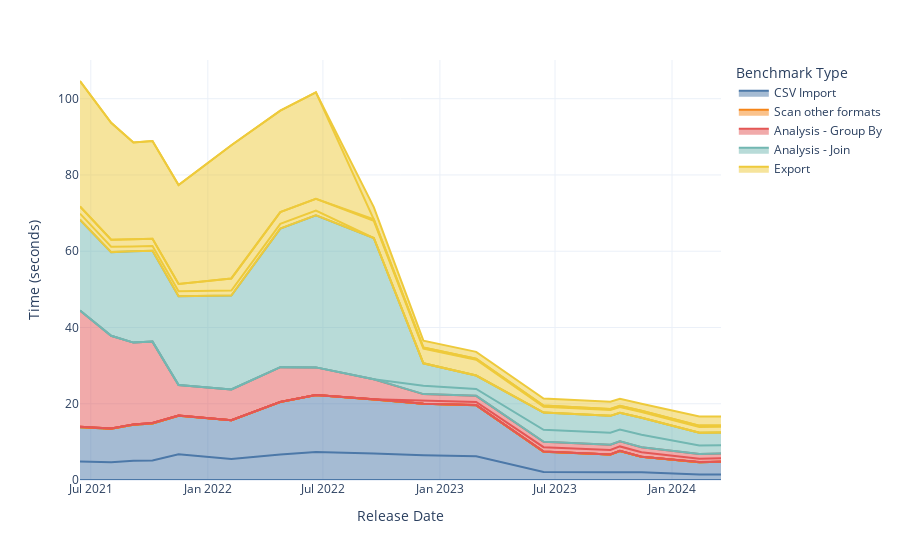
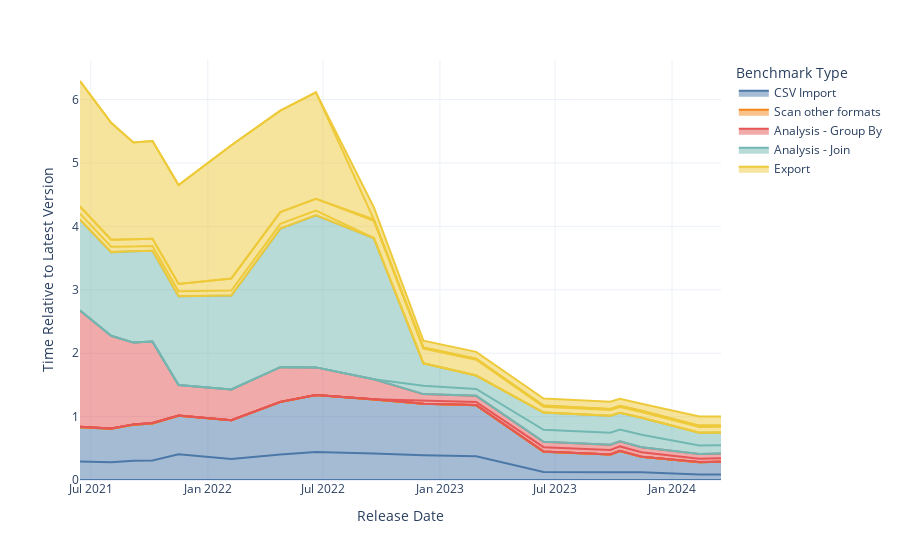

Here is the notebook cell these charts were saved with, in order:
### Code cell
fig = px.area(
    pandas_or_arrow_with_dates,
    x="Release Date",
    y="Time (seconds)",
    color="Benchmark Type",
    line_group="benchmark",
    category_orders={"Benchmark Type":["CSV Import","Scan other formats","Analysis - Group By", 'Analysis - Join', 'Window Functions', "Export"]},
    template='plotly_white',
    color_discrete_sequence=px.colors.qualitative.T10,
    hover_data=["DuckDB Version"]
)
# print(plotly.io.to_json(fig, pretty=True))
# fig.update_layout(xaxis2= {'anchor': 'y', 'overlaying': 'x', 'side': 'top'})
# print(fig.data[1])
# fig.data[1].update(xaxis='x2')
fig.show()

fig = px.area(
    pandas_or_arrow_with_dates,
    x="Release Date",
    y="Time Relative to Latest Version",
    color="Benchmark Type",
    line_group="benchmark",
    category_orders={"Benchmark Type":["CSV Import","Scan other formats","Analysis - Group By", 'Analysis - Join', 'Window Functions', "Export"]},
    template='plotly_white',
    color_discrete_sequence=px.colors.qualitative.T10,
    hover_data=["DuckDB Version"]
)
fig.show()

### Figure 1 — Plotly figure (JSON) as saved in the notebook; plotly's stock layout.template omitted (floating-point values rounded to 4 significant figures)
{"data": [{"customdata": [["0.2.7"], ["0.2.8"], ["0.2.9"], ["0.3.0"], ["0.3.1"], ["0.3.2"], ["0.3.4"], ["0.4.0"], ["0.5.1"], ["0.6.1"], ["0.7.1"], ["0.8.1"], ["0.9.0"], ["0.9.1"], ["0.9.2"], ["0.10.0"], ["0.10.1"]], "fillpattern": {"shape": ""}, "hovertemplate": "Benchmark Type=CSV Import<br>benchmark=000 Placeholder for charting<br>Release Date=%{x}<br>Time (seconds)=%{y}<br>DuckDB Version=%{customdata[0]}<extra></extra>", "legendgroup": "CSV Import", "line": {"color": "#4C78A8"}, "marker": {"symbol": "circle"}, "mode": "lines", "name": "CSV Import", "orientation": "v", "showlegend": true, "stackgroup": "1", "type": "scatter", "x": ["2021-06-14T00:00:00", "2021-08-02T00:00:00", "2021-09-06T00:00:00", "2021-10-06T00:00:00", "2021-11-16T00:00:00", "2022-02-07T00:00:00", "2022-04-25T00:00:00", "2022-06-20T00:00:00", "2022-09-19T00:00:00", "2022-12-06T00:00:00", "2023-02-27T00:00:00", "2023-06-13T00:00:00", "2023-09-26T00:00:00", "2023-10-11T00:00:00", "2023-11-14T00:00:00", "2024-02-13T00:00:00", "2024-03-18T00:00:00"], "xaxis": "x", "y": [0, 0, 0, 0, 0, 0, 0, 0, 0, 0, 0, 0, 0, 0, 0, 0, 0], "yaxis": "y"}, {"customdata": [["0.2.7"], ["0.2.8"], ["0.2.9"], ["0.3.0"], ["0.3.1"], ["0.3.2"], ["0.3.4"], ["0.4.0"], ["0.5.1"], ["0.6.1"], ["0.7.1"], ["0.8.1"], ["0.9.0"], ["0.9.1"], ["0.9.2"], ["0.10.0"], ["0.10.1"]], "fillpattern": {"shape": ""}, "hovertemplate": "Benchmark Type=CSV Import<br>benchmark=002 Create table from csv<br>Release Date=%{x}<br>Time (seconds)=%{y}<br>DuckDB Version=%{customdata[0]}<extra></extra>", "legendgroup": "CSV Import", "line": {"color": "#4C78A8"}, "marker": {"symbol": "circle"}, "mode": "lines", "name": "CSV Import", "orientation": "v", "showlegend": false, "stackgroup": "1", "type": "scatter", "x": ["2021-06-14T00:00:00", "2021-08-02T00:00:00", "2021-09-06T00:00:00", "2021-10-06T00:00:00", "2021-11-16T00:00:00", "2022-02-07T00:00:00", "2022-04-25T00:00:00", "2022-06-20T00:00:00", "2022-09-19T00:00:00", "2022-12-06T00:00:00", "2023-02-27T00:00:00", "2023-06-13T00:00:00", "2023-09-26T00:00:00", "2023-10-11T00:00:00", "2023-11-14T00:00:00", "2024-02-13T00:00:00", "2024-03-18T00:00:00"], "xaxis": "x", "y": [4.846, 4.631, 5.04, 5.143, 6.731, 5.485, 6.671, 7.315, 6.929, 6.485, 6.231, 2.12, 2.039, 2.084, 2.04, 1.413, 1.449], "yaxis": "y"}, {"customdata": [["0.2.7"], ["0.2.8"], ["0.2.9"], ["0.3.0"], ["0.3.1"], ["0.3.2"], ["0.3.4"], ["0.4.0"], ["0.5.1"], ["0.6.1"], ["0.7.1"], ["0.8.1"], ["0.9.0"], ["0.9.1"], ["0.9.2"], ["0.10.0"], ["0.10.1"]], "fillpattern": {"shape": ""}, "hovertemplate": "Benchmark Type=CSV Import<br>benchmark=011 Create tables from csvs joins<br>Release Date=%{x}<br>Time (seconds)=%{y}<br>DuckDB Version=%{customdata[0]}<extra></extra>", "legendgroup": "CSV Import", "line": {"color": "#4C78A8"}, "marker": {"symbol": "circle"}, "mode": "lines", "name": "CSV Import", "orientation": "v", "showlegend": false, "stackgroup": "1", "type": "scatter", "x": ["2021-06-14T00:00:00", "2021-08-02T00:00:00", "2021-09-06T00:00:00", "2021-10-06T00:00:00", "2021-11-16T00:00:00", "2022-02-07T00:00:00", "2022-04-25T00:00:00", "2022-06-20T00:00:00", "2022-09-19T00:00:00", "2022-12-06T00:00:00", "2023-02-27T00:00:00", "2023-06-13T00:00:00", "2023-09-26T00:00:00", "2023-10-11T00:00:00", "2023-11-14T00:00:00", "2024-02-13T00:00:00", "2024-03-18T00:00:00"], "xaxis": "x", "y": [9.0, 8.789, 9.445, 9.685, 10.14, 10.17, 13.8, 14.95, 14.21, 13.49, 13.4, 5.317, 4.645, 5.533, 4.029, 3.262, 3.328], "yaxis": "y"}, {"customdata": [["0.2.7"], ["0.2.8"], ["0.2.9"], ["0.3.0"], ["0.3.1"], ["0.3.2"], ["0.3.4"], ["0.4.0"], ["0.5.1"], ["0.6.1"], ["0.7.1"], ["0.8.1"], ["0.9.0"], ["0.9.1"], ["0.9.2"], ["0.10.0"], ["0.10.1"]], "fillpattern": {"shape": ""}, "hovertemplate": "Benchmark Type=Scan other formats<br>benchmark=000 Placeholder for charting<br>Release Date=%{x}<br>Time (seconds)=%{y}<br>DuckDB Version=%{customdata[0]}<extra></extra>", "legendgroup": "Scan other formats", "line": {"color": "#F58518"}, "marker": {"symbol": "circle"}, "mode": "lines", "name": "Scan other formats", "orientation": "v", "showlegend": true, "stackgroup": "1", "type": "scatter", "x": ["2021-06-14T00:00:00", "2021-08-02T00:00:00", "2021-09-06T00:00:00", "2021-10-06T00:00:00", "2021-11-16T00:00:00", "2022-02-07T00:00:00", "2022-04-25T00:00:00", "2022-06-20T00:00:00", "2022-09-19T00:00:00", "2022-12-06T00:00:00", "2023-02-27T00:00:00", "2023-06-13T00:00:00", "2023-09-26T00:00:00", "2023-10-11T00:00:00", "2023-11-14T00:00:00", "2024-02-13T00:00:00", "2024-03-18T00:00:00"], "xaxis": "x", "y": [0, 0, 0, 0, 0, 0, 0, 0, 0, 0, 0, 0, 0, 0, 0, 0, 0], "yaxis": "y"}, {"customdata": [["0.2.7"], ["0.2.8"], ["0.2.9"], ["0.3.0"], ["0.3.1"], ["0.3.2"], ["0.3.4"], ["0.4.0"]], "fillpattern": {"shape": ""}, "hovertemplate": "Benchmark Type=Scan other formats<br>benchmark=006 Scan and aggregate over Pandas df<br>Release Date=%{x}<br>Time (seconds)=%{y}<br>DuckDB Version=%{customdata[0]}<extra></extra>", "legendgroup": "Scan other formats", "line": {"color": "#F58518"}, "marker": {"symbol": "circle"}, "mode": "lines", "name": "Scan other formats", "orientation": "v", "showlegend": false, "stackgroup": "1", "type": "scatter", "x": ["2021-06-14T00:00:00", "2021-08-02T00:00:00", "2021-09-06T00:00:00", "2021-10-06T00:00:00", "2021-11-16T00:00:00", "2022-02-07T00:00:00", "2022-04-25T00:00:00", "2022-06-20T00:00:00"], "xaxis": "x", "y": [0.01223, 0.011, 0.01105, 0.01111, 0.004504, 0.004124, 0.003638, 0.003761], "yaxis": "y"}, {"customdata": [["0.2.7"], ["0.2.8"], ["0.2.9"], ["0.3.0"], ["0.3.1"], ["0.3.2"], ["0.3.4"], ["0.4.0"], ["0.5.1"], ["0.6.1"], ["0.7.1"], ["0.8.1"], ["0.9.0"], ["0.9.1"], ["0.9.2"], ["0.10.0"], ["0.10.1"]], "fillpattern": {"shape": ""}, "hovertemplate": "Benchmark Type=Scan other formats<br>benchmark=008 Scan and aggregate over Parquet file<br>Release Date=%{x}<br>Time (seconds)=%{y}<br>DuckDB Version=%{customdata[0]}<extra></extra>", "legendgroup": "Scan other formats", "line": {"color": "#F58518"}, "marker": {"symbol": "circle"}, "mode": "lines", "name": "Scan other formats", "orientation": "v", "showlegend": false, "stackgroup": "1", "type": "scatter", "x": ["2021-06-14T00:00:00", "2021-08-02T00:00:00", "2021-09-06T00:00:00", "2021-10-06T00:00:00", "2021-11-16T00:00:00", "2022-02-07T00:00:00", "2022-04-25T00:00:00", "2022-06-20T00:00:00", "2022-09-19T00:00:00", "2022-12-06T00:00:00", "2023-02-27T00:00:00", "2023-06-13T00:00:00", "2023-09-26T00:00:00", "2023-10-11T00:00:00", "2023-11-14T00:00:00", "2024-02-13T00:00:00", "2024-03-18T00:00:00"], "xaxis": "x", "y": [0.1027, 0.1004, 0.09167, 0.09103, 0.014, 0.01171, 0.01148, 0.01076, 0.01182, 0.01122, 0.01148, 0.01112, 0.01053, 0.01074, 0.01078, 0.0108, 0.01092], "yaxis": "y"}, {"customdata": [["0.5.1"], ["0.6.1"], ["0.7.1"], ["0.8.1"], ["0.9.0"], ["0.9.1"], ["0.9.2"], ["0.10.0"], ["0.10.1"]], "fillpattern": {"shape": ""}, "hovertemplate": "Benchmark Type=Scan other formats<br>benchmark=010 Scan and aggregate over Arrow df<br>Release Date=%{x}<br>Time (seconds)=%{y}<br>DuckDB Version=%{customdata[0]}<extra></extra>", "legendgroup": "Scan other formats", "line": {"color": "#F58518"}, "marker": {"symbol": "circle"}, "mode": "lines", "name": "Scan other formats", "orientation": "v", "showlegend": false, "stackgroup": "1", "type": "scatter", "x": ["2022-09-19T00:00:00", "2022-12-06T00:00:00", "2023-02-27T00:00:00", "2023-06-13T00:00:00", "2023-09-26T00:00:00", "2023-10-11T00:00:00", "2023-11-14T00:00:00", "2024-02-13T00:00:00", "2024-03-18T00:00:00"], "xaxis": "x", "y": [0.003838, 0.004443, 0.004571, 0.004569, 0.003784, 0.003807, 0.003609, 0.005559, 0.003691], "yaxis": "y"}, {"customdata": [["0.2.7"], ["0.2.8"], ["0.2.9"], ["0.3.0"], ["0.3.1"], ["0.3.2"], ["0.3.4"], ["0.4.0"], ["0.5.1"], ["0.6.1"], ["0.7.1"], ["0.8.1"], ["0.9.0"], ["0.9.1"], ["0.9.2"], ["0.10.0"], ["0.10.1"]], "fillpattern": {"shape": ""}, "hovertemplate": "Benchmark Type=Analysis - Group By<br>benchmark=000 Placeholder for charting<br>Release Date=%{x}<br>Time (seconds)=%{y}<br>DuckDB Version=%{customdata[0]}<extra></extra>", "legendgroup": "Analysis - Group By", "line": {"color": "#E45756"}, "marker": {"symbol": "circle"}, "mode": "lines", "name": "Analysis - Group By", "orientation": "v", "showlegend": true, "stackgroup": "1", "type": "scatter", "x": ["2021-06-14T00:00:00", "2021-08-02T00:00:00", "2021-09-06T00:00:00", "2021-10-06T00:00:00", "2021-11-16T00:00:00", "2022-02-07T00:00:00", "2022-04-25T00:00:00", "2022-06-20T00:00:00", "2022-09-19T00:00:00", "2022-12-06T00:00:00", "2023-02-27T00:00:00", "2023-06-13T00:00:00", "2023-09-26T00:00:00", "2023-10-11T00:00:00", "2023-11-14T00:00:00", "2024-02-13T00:00:00", "2024-03-18T00:00:00"], "xaxis": "x", "y": [0, 0, 0, 0, 0, 0, 0, 0, 0, 0, 0, 0, 0, 0, 0, 0, 0], "yaxis": "y"}, {"customdata": [["0.6.1"], ["0.7.1"], ["0.8.1"], ["0.9.0"], ["0.9.1"], ["0.9.2"], ["0.10.0"], ["0.10.1"]], "fillpattern": {"shape": ""}, "hovertemplate": "Benchmark Type=Analysis - Group By<br>benchmark=003 Convert to Enums<br>Release Date=%{x}<br>Time (seconds)=%{y}<br>DuckDB Version=%{customdata[0]}<extra></extra>", "legendgroup": "Analysis - Group By", "line": {"color": "#E45756"}, "marker": {"symbol": "circle"}, "mode": "lines", "name": "Analysis - Group By", "orientation": "v", "showlegend": false, "stackgroup": "1", "type": "scatter", "x": ["2022-12-06T00:00:00", "2023-02-27T00:00:00", "2023-06-13T00:00:00", "2023-09-26T00:00:00", "2023-10-11T00:00:00", "2023-11-14T00:00:00", "2024-02-13T00:00:00", "2024-03-18T00:00:00"], "xaxis": "x", "y": [0.857, 0.8083, 1.161, 1.187, 1.177, 1.19, 0.9076, 0.9023], "yaxis": "y"}, {"customdata": [["0.2.7"], ["0.2.8"], ["0.2.9"], ["0.3.0"], ["0.3.1"], ["0.3.2"], ["0.3.4"], ["0.4.0"], ["0.5.1"], ["0.6.1"], ["0.7.1"], ["0.8.1"], ["0.9.0"], ["0.9.1"], ["0.9.2"], ["0.10.0"], ["0.10.1"]], "fillpattern": {"shape": ""}, "hovertemplate": "Benchmark Type=Analysis - Group By<br>benchmark=004 Group by queries<br>Release Date=%{x}<br>Time (seconds)=%{y}<br>DuckDB Version=%{customdata[0]}<extra></extra>", "legendgroup": "Analysis - Group By", "line": {"color": "#E45756"}, "marker": {"symbol": "circle"}, "mode": "lines", "name": "Analysis - Group By", "orientation": "v", "showlegend": false, "stackgroup": "1", "type": "scatter", "x": ["2021-06-14T00:00:00", "2021-08-02T00:00:00", "2021-09-06T00:00:00", "2021-10-06T00:00:00", "2021-11-16T00:00:00", "2022-02-07T00:00:00", "2022-04-25T00:00:00", "2022-06-20T00:00:00", "2022-09-19T00:00:00", "2022-12-06T00:00:00", "2023-02-27T00:00:00", "2023-06-13T00:00:00", "2023-09-26T00:00:00", "2023-10-11T00:00:00", "2023-11-14T00:00:00", "2024-02-13T00:00:00", "2024-03-18T00:00:00"], "xaxis": "x", "y": [30.48, 24.3, 21.44, 21.36, 8.027, 8.092, 9.098, 7.25, 5.286, 1.685, 1.622, 1.388, 1.365, 1.344, 1.337, 1.243, 1.239], "yaxis": "y"}, {"customdata": [["0.2.7"], ["0.2.8"], ["0.2.9"], ["0.3.0"], ["0.3.1"], ["0.3.2"], ["0.3.4"], ["0.4.0"], ["0.5.1"], ["0.6.1"], ["0.7.1"], ["0.8.1"], ["0.9.0"], ["0.9.1"], ["0.9.2"], ["0.10.0"], ["0.10.1"]], "fillpattern": {"shape": ""}, "hovertemplate": "Benchmark Type=Analysis - Join<br>benchmark=000 Placeholder for charting<br>Release Date=%{x}<br>Time (seconds)=%{y}<br>DuckDB Version=%{customdata[0]}<extra></extra>", "legendgroup": "Analysis - Join", "line": {"color": "#72B7B2"}, "marker": {"symbol": "circle"}, "mode": "lines", "name": "Analysis - Join", "orientation": "v", "showlegend": true, "stackgroup": "1", "type": "scatter", "x": ["2021-06-14T00:00:00", "2021-08-02T00:00:00", "2021-09-06T00:00:00", "2021-10-06T00:00:00", "2021-11-16T00:00:00", "2022-02-07T00:00:00", "2022-04-25T00:00:00", "2022-06-20T00:00:00", "2022-09-19T00:00:00", "2022-12-06T00:00:00", "2023-02-27T00:00:00", "2023-06-13T00:00:00", "2023-09-26T00:00:00", "2023-10-11T00:00:00", "2023-11-14T00:00:00", "2024-02-13T00:00:00", "2024-03-18T00:00:00"], "xaxis": "x", "y": [0, 0, 0, 0, 0, 0, 0, 0, 0, 0, 0, 0, 0, 0, 0, 0, 0], "yaxis": "y"}, {"customdata": [["0.6.1"], ["0.7.1"], ["0.8.1"], ["0.9.0"], ["0.9.1"], ["0.9.2"], ["0.10.0"], ["0.10.1"]], "fillpattern": {"shape": ""}, "hovertemplate": "Benchmark Type=Analysis - Join<br>benchmark=012 Convert to Enums for joins<br>Release Date=%{x}<br>Time (seconds)=%{y}<br>DuckDB Version=%{customdata[0]}<extra></extra>", "legendgroup": "Analysis - Join", "line": {"color": "#72B7B2"}, "marker": {"symbol": "circle"}, "mode": "lines", "name": "Analysis - Join", "orientation": "v", "showlegend": false, "stackgroup": "1", "type": "scatter", "x": ["2022-12-06T00:00:00", "2023-02-27T00:00:00", "2023-06-13T00:00:00", "2023-09-26T00:00:00", "2023-10-11T00:00:00", "2023-11-14T00:00:00", "2024-02-13T00:00:00", "2024-03-18T00:00:00"], "xaxis": "x", "y": [2.168, 1.805, 3.143, 3.157, 3.066, 3.261, 2.209, 2.194], "yaxis": "y"}, {"customdata": [["0.2.7"], ["0.2.8"], ["0.2.9"], ["0.3.0"], ["0.3.1"], ["0.3.2"], ["0.3.4"], ["0.4.0"], ["0.5.1"], ["0.6.1"], ["0.7.1"], ["0.8.1"], ["0.9.0"], ["0.9.1"], ["0.9.2"], ["0.10.0"], ["0.10.1"]], "fillpattern": {"shape": ""}, "hovertemplate": "Benchmark Type=Analysis - Join<br>benchmark=013 Join queries<br>Release Date=%{x}<br>Time (seconds)=%{y}<br>DuckDB Version=%{customdata[0]}<extra></extra>", "legendgroup": "Analysis - Join", "line": {"color": "#72B7B2"}, "marker": {"symbol": "circle"}, "mode": "lines", "name": "Analysis - Join", "orientation": "v", "showlegend": false, "stackgroup": "1", "type": "scatter", "x": ["2021-06-14T00:00:00", "2021-08-02T00:00:00", "2021-09-06T00:00:00", "2021-10-06T00:00:00", "2021-11-16T00:00:00", "2022-02-07T00:00:00", "2022-04-25T00:00:00", "2022-06-20T00:00:00", "2022-09-19T00:00:00", "2022-12-06T00:00:00", "2023-02-27T00:00:00", "2023-06-13T00:00:00", "2023-09-26T00:00:00", "2023-10-11T00:00:00", "2023-11-14T00:00:00", "2024-02-13T00:00:00", "2024-03-18T00:00:00"], "xaxis": "x", "y": [23.82, 21.94, 23.94, 23.81, 23.27, 24.61, 36.33, 39.88, 37.03, 5.9, 3.516, 4.55, 4.416, 4.383, 4.435, 3.331, 3.317], "yaxis": "y"}, {"customdata": [["0.2.7"], ["0.2.8"], ["0.2.9"], ["0.3.0"], ["0.3.1"], ["0.3.2"], ["0.3.4"], ["0.4.0"], ["0.5.1"], ["0.6.1"], ["0.7.1"], ["0.8.1"], ["0.9.0"], ["0.9.1"], ["0.9.2"], ["0.10.0"], ["0.10.1"]], "fillpattern": {"shape": ""}, "hovertemplate": "Benchmark Type=Export<br>benchmark=000 Placeholder for charting<br>Release Date=%{x}<br>Time (seconds)=%{y}<br>DuckDB Version=%{customdata[0]}<extra></extra>", "legendgroup": "Export", "line": {"color": "#EECA3B"}, "marker": {"symbol": "circle"}, "mode": "lines", "name": "Export", "orientation": "v", "showlegend": true, "stackgroup": "1", "type": "scatter", "x": ["2021-06-14T00:00:00", "2021-08-02T00:00:00", "2021-09-06T00:00:00", "2021-10-06T00:00:00", "2021-11-16T00:00:00", "2022-02-07T00:00:00", "2022-04-25T00:00:00", "2022-06-20T00:00:00", "2022-09-19T00:00:00", "2022-12-06T00:00:00", "2023-02-27T00:00:00", "2023-06-13T00:00:00", "2023-09-26T00:00:00", "2023-10-11T00:00:00", "2023-11-14T00:00:00", "2024-02-13T00:00:00", "2024-03-18T00:00:00"], "xaxis": "x", "y": [0, 0, 0, 0, 0, 0, 0, 0, 0, 0, 0, 0, 0, 0, 0, 0, 0], "yaxis": "y"}, {"customdata": [["0.2.7"], ["0.2.8"], ["0.2.9"], ["0.3.0"], ["0.3.1"], ["0.3.2"], ["0.3.4"], ["0.4.0"]], "fillpattern": {"shape": ""}, "hovertemplate": "Benchmark Type=Export<br>benchmark=005 Export group by results to Pandas<br>Release Date=%{x}<br>Time (seconds)=%{y}<br>DuckDB Version=%{customdata[0]}<extra></extra>", "legendgroup": "Export", "line": {"color": "#EECA3B"}, "marker": {"symbol": "circle"}, "mode": "lines", "name": "Export", "orientation": "v", "showlegend": false, "stackgroup": "1", "type": "scatter", "x": ["2021-06-14T00:00:00", "2021-08-02T00:00:00", "2021-09-06T00:00:00", "2021-10-06T00:00:00", "2021-11-16T00:00:00", "2022-02-07T00:00:00", "2022-04-25T00:00:00", "2022-06-20T00:00:00"], "xaxis": "x", "y": [1.585, 1.396, 1.263, 1.272, 1.297, 1.297, 1.244, 1.23], "yaxis": "y"}, {"customdata": [["0.2.7"], ["0.2.8"], ["0.2.9"], ["0.3.0"], ["0.3.1"], ["0.3.2"], ["0.3.4"], ["0.4.0"], ["0.5.1"], ["0.6.1"], ["0.7.1"], ["0.8.1"], ["0.9.0"], ["0.9.1"], ["0.9.2"], ["0.10.0"], ["0.10.1"]], "fillpattern": {"shape": ""}, "hovertemplate": "Benchmark Type=Export<br>benchmark=007 Export group by results to Parquet<br>Release Date=%{x}<br>Time (seconds)=%{y}<br>DuckDB Version=%{customdata[0]}<extra></extra>", "legendgroup": "Export", "line": {"color": "#EECA3B"}, "marker": {"symbol": "circle"}, "mode": "lines", "name": "Export", "orientation": "v", "showlegend": false, "stackgroup": "1", "type": "scatter", "x": ["2021-06-14T00:00:00", "2021-08-02T00:00:00", "2021-09-06T00:00:00", "2021-10-06T00:00:00", "2021-11-16T00:00:00", "2022-02-07T00:00:00", "2022-04-25T00:00:00", "2022-06-20T00:00:00", "2022-09-19T00:00:00", "2022-12-06T00:00:00", "2023-02-27T00:00:00", "2023-06-13T00:00:00", "2023-09-26T00:00:00", "2023-10-11T00:00:00", "2023-11-14T00:00:00", "2024-02-13T00:00:00", "2024-03-18T00:00:00"], "xaxis": "x", "y": [1.894, 1.876, 1.932, 1.916, 1.926, 3.197, 3.107, 3.097, 4.483, 3.869, 4.13, 1.522, 1.517, 1.53, 1.539, 1.513, 1.491], "yaxis": "y"}, {"customdata": [["0.5.1"], ["0.6.1"], ["0.7.1"], ["0.8.1"], ["0.9.0"], ["0.9.1"], ["0.9.2"], ["0.10.0"], ["0.10.1"]], "fillpattern": {"shape": ""}, "hovertemplate": "Benchmark Type=Export<br>benchmark=009 Export group by results to Arrow<br>Release Date=%{x}<br>Time (seconds)=%{y}<br>DuckDB Version=%{customdata[0]}<extra></extra>", "legendgroup": "Export", "line": {"color": "#EECA3B"}, "marker": {"symbol": "circle"}, "mode": "lines", "name": "Export", "orientation": "v", "showlegend": false, "stackgroup": "1", "type": "scatter", "x": ["2022-09-19T00:00:00", "2022-12-06T00:00:00", "2023-02-27T00:00:00", "2023-06-13T00:00:00", "2023-09-26T00:00:00", "2023-10-11T00:00:00", "2023-11-14T00:00:00", "2024-02-13T00:00:00", "2024-03-18T00:00:00"], "xaxis": "x", "y": [0.3897, 0.2848, 0.2906, 0.3066, 0.3037, 0.3105, 0.3063, 0.3728, 0.3744], "yaxis": "y"}, {"customdata": [["0.2.7"], ["0.2.8"], ["0.2.9"], ["0.3.0"], ["0.3.1"], ["0.3.2"], ["0.3.4"], ["0.4.0"]], "fillpattern": {"shape": ""}, "hovertemplate": "Benchmark Type=Export<br>benchmark=014 Export join results to Pandas<br>Release Date=%{x}<br>Time (seconds)=%{y}<br>DuckDB Version=%{customdata[0]}<extra></extra>", "legendgroup": "Export", "line": {"color": "#EECA3B"}, "marker": {"symbol": "circle"}, "mode": "lines", "name": "Export", "orientation": "v", "showlegend": false, "stackgroup": "1", "type": "scatter", "x": ["2021-06-14T00:00:00", "2021-08-02T00:00:00", "2021-09-06T00:00:00", "2021-10-06T00:00:00", "2021-11-16T00:00:00", "2022-02-07T00:00:00", "2022-04-25T00:00:00", "2022-06-20T00:00:00"], "xaxis": "x", "y": [32.9, 30.64, 25.36, 25.6, 25.94, 34.93, 26.59, 27.94], "yaxis": "y"}, {"customdata": [["0.5.1"], ["0.6.1"], ["0.7.1"], ["0.8.1"], ["0.9.0"], ["0.9.1"], ["0.9.2"], ["0.10.0"], ["0.10.1"]], "fillpattern": {"shape": ""}, "hovertemplate": "Benchmark Type=Export<br>benchmark=015 Export join results to Arrow<br>Release Date=%{x}<br>Time (seconds)=%{y}<br>DuckDB Version=%{customdata[0]}<extra></extra>", "legendgroup": "Export", "line": {"color": "#EECA3B"}, "marker": {"symbol": "circle"}, "mode": "lines", "name": "Export", "orientation": "v", "showlegend": false, "stackgroup": "1", "type": "scatter", "x": ["2022-09-19T00:00:00", "2022-12-06T00:00:00", "2023-02-27T00:00:00", "2023-06-13T00:00:00", "2023-09-26T00:00:00", "2023-10-11T00:00:00", "2023-11-14T00:00:00", "2024-02-13T00:00:00", "2024-03-18T00:00:00"], "xaxis": "x", "y": [3.225, 1.786, 1.779, 1.848, 1.892, 1.885, 1.851, 2.36, 2.319], "yaxis": "y"}], "layout": {"legend": {"title": {"text": "Benchmark Type"}, "tracegroupgap": 0}, "margin": {"t": 60}, "xaxis": {"anchor": "y", "domain": [0, 1], "title": {"text": "Release Date"}}, "yaxis": {"anchor": "x", "domain": [0, 1], "title": {"text": "Time (seconds)"}}}}

### Figure 2 — Plotly figure (JSON) as saved in the notebook; plotly's stock layout.template omitted (floating-point values rounded to 4 significant figures)
{"data": [{"customdata": [["0.2.7"], ["0.2.8"], ["0.2.9"], ["0.3.0"], ["0.3.1"], ["0.3.2"], ["0.3.4"], ["0.4.0"], ["0.5.1"], ["0.6.1"], ["0.7.1"], ["0.8.1"], ["0.9.0"], ["0.9.1"], ["0.9.2"], ["0.10.0"], ["0.10.1"]], "fillpattern": {"shape": ""}, "hovertemplate": "Benchmark Type=CSV Import<br>benchmark=000 Placeholder for charting<br>Release Date=%{x}<br>Time Relative to Latest Version=%{y}<br>DuckDB Version=%{customdata[0]}<extra></extra>", "legendgroup": "CSV Import", "line": {"color": "#4C78A8"}, "marker": {"symbol": "circle"}, "mode": "lines", "name": "CSV Import", "orientation": "v", "showlegend": true, "stackgroup": "1", "type": "scatter", "x": ["2021-06-14T00:00:00", "2021-08-02T00:00:00", "2021-09-06T00:00:00", "2021-10-06T00:00:00", "2021-11-16T00:00:00", "2022-02-07T00:00:00", "2022-04-25T00:00:00", "2022-06-20T00:00:00", "2022-09-19T00:00:00", "2022-12-06T00:00:00", "2023-02-27T00:00:00", "2023-06-13T00:00:00", "2023-09-26T00:00:00", "2023-10-11T00:00:00", "2023-11-14T00:00:00", "2024-02-13T00:00:00", "2024-03-18T00:00:00"], "xaxis": "x", "y": [0, 0, 0, 0, 0, 0, 0, 0, 0, 0, 0, 0, 0, 0, 0, 0, 0], "yaxis": "y"}, {"customdata": [["0.2.7"], ["0.2.8"], ["0.2.9"], ["0.3.0"], ["0.3.1"], ["0.3.2"], ["0.3.4"], ["0.4.0"], ["0.5.1"], ["0.6.1"], ["0.7.1"], ["0.8.1"], ["0.9.0"], ["0.9.1"], ["0.9.2"], ["0.10.0"], ["0.10.1"]], "fillpattern": {"shape": ""}, "hovertemplate": "Benchmark Type=CSV Import<br>benchmark=002 Create table from csv<br>Release Date=%{x}<br>Time Relative to Latest Version=%{y}<br>DuckDB Version=%{customdata[0]}<extra></extra>", "legendgroup": "CSV Import", "line": {"color": "#4C78A8"}, "marker": {"symbol": "circle"}, "mode": "lines", "name": "CSV Import", "orientation": "v", "showlegend": false, "stackgroup": "1", "type": "scatter", "x": ["2021-06-14T00:00:00", "2021-08-02T00:00:00", "2021-09-06T00:00:00", "2021-10-06T00:00:00", "2021-11-16T00:00:00", "2022-02-07T00:00:00", "2022-04-25T00:00:00", "2022-06-20T00:00:00", "2022-09-19T00:00:00", "2022-12-06T00:00:00", "2023-02-27T00:00:00", "2023-06-13T00:00:00", "2023-09-26T00:00:00", "2023-10-11T00:00:00", "2023-11-14T00:00:00", "2024-02-13T00:00:00", "2024-03-18T00:00:00"], "xaxis": "x", "y": [0.2915, 0.2785, 0.3031, 0.3093, 0.4048, 0.3298, 0.4012, 0.4399, 0.4167, 0.39, 0.3747, 0.1275, 0.1226, 0.1253, 0.1227, 0.08495, 0.08713], "yaxis": "y"}, {"customdata": [["0.2.7"], ["0.2.8"], ["0.2.9"], ["0.3.0"], ["0.3.1"], ["0.3.2"], ["0.3.4"], ["0.4.0"], ["0.5.1"], ["0.6.1"], ["0.7.1"], ["0.8.1"], ["0.9.0"], ["0.9.1"], ["0.9.2"], ["0.10.0"], ["0.10.1"]], "fillpattern": {"shape": ""}, "hovertemplate": "Benchmark Type=CSV Import<br>benchmark=011 Create tables from csvs joins<br>Release Date=%{x}<br>Time Relative to Latest Version=%{y}<br>DuckDB Version=%{customdata[0]}<extra></extra>", "legendgroup": "CSV Import", "line": {"color": "#4C78A8"}, "marker": {"symbol": "circle"}, "mode": "lines", "name": "CSV Import", "orientation": "v", "showlegend": false, "stackgroup": "1", "type": "scatter", "x": ["2021-06-14T00:00:00", "2021-08-02T00:00:00", "2021-09-06T00:00:00", "2021-10-06T00:00:00", "2021-11-16T00:00:00", "2022-02-07T00:00:00", "2022-04-25T00:00:00", "2022-06-20T00:00:00", "2022-09-19T00:00:00", "2022-12-06T00:00:00", "2023-02-27T00:00:00", "2023-06-13T00:00:00", "2023-09-26T00:00:00", "2023-10-11T00:00:00", "2023-11-14T00:00:00", "2024-02-13T00:00:00", "2024-03-18T00:00:00"], "xaxis": "x", "y": [0.5413, 0.5286, 0.568, 0.5824, 0.6095, 0.6114, 0.8299, 0.8992, 0.8546, 0.8111, 0.8058, 0.3198, 0.2793, 0.3327, 0.2423, 0.1961, 0.2001], "yaxis": "y"}, {"customdata": [["0.2.7"], ["0.2.8"], ["0.2.9"], ["0.3.0"], ["0.3.1"], ["0.3.2"], ["0.3.4"], ["0.4.0"], ["0.5.1"], ["0.6.1"], ["0.7.1"], ["0.8.1"], ["0.9.0"], ["0.9.1"], ["0.9.2"], ["0.10.0"], ["0.10.1"]], "fillpattern": {"shape": ""}, "hovertemplate": "Benchmark Type=Scan other formats<br>benchmark=000 Placeholder for charting<br>Release Date=%{x}<br>Time Relative to Latest Version=%{y}<br>DuckDB Version=%{customdata[0]}<extra></extra>", "legendgroup": "Scan other formats", "line": {"color": "#F58518"}, "marker": {"symbol": "circle"}, "mode": "lines", "name": "Scan other formats", "orientation": "v", "showlegend": true, "stackgroup": "1", "type": "scatter", "x": ["2021-06-14T00:00:00", "2021-08-02T00:00:00", "2021-09-06T00:00:00", "2021-10-06T00:00:00", "2021-11-16T00:00:00", "2022-02-07T00:00:00", "2022-04-25T00:00:00", "2022-06-20T00:00:00", "2022-09-19T00:00:00", "2022-12-06T00:00:00", "2023-02-27T00:00:00", "2023-06-13T00:00:00", "2023-09-26T00:00:00", "2023-10-11T00:00:00", "2023-11-14T00:00:00", "2024-02-13T00:00:00", "2024-03-18T00:00:00"], "xaxis": "x", "y": [0, 0, 0, 0, 0, 0, 0, 0, 0, 0, 0, 0, 0, 0, 0, 0, 0], "yaxis": "y"}, {"customdata": [["0.2.7"], ["0.2.8"], ["0.2.9"], ["0.3.0"], ["0.3.1"], ["0.3.2"], ["0.3.4"], ["0.4.0"]], "fillpattern": {"shape": ""}, "hovertemplate": "Benchmark Type=Scan other formats<br>benchmark=006 Scan and aggregate over Pandas df<br>Release Date=%{x}<br>Time Relative to Latest Version=%{y}<br>DuckDB Version=%{customdata[0]}<extra></extra>", "legendgroup": "Scan other formats", "line": {"color": "#F58518"}, "marker": {"symbol": "circle"}, "mode": "lines", "name": "Scan other formats", "orientation": "v", "showlegend": false, "stackgroup": "1", "type": "scatter", "x": ["2021-06-14T00:00:00", "2021-08-02T00:00:00", "2021-09-06T00:00:00", "2021-10-06T00:00:00", "2021-11-16T00:00:00", "2022-02-07T00:00:00", "2022-04-25T00:00:00", "2022-06-20T00:00:00"], "xaxis": "x", "y": [0.0007355, 0.0006614, 0.0006648, 0.000668, 0.0002709, 0.000248, 0.0002188, 0.0002262], "yaxis": "y"}, {"customdata": [["0.2.7"], ["0.2.8"], ["0.2.9"], ["0.3.0"], ["0.3.1"], ["0.3.2"], ["0.3.4"], ["0.4.0"], ["0.5.1"], ["0.6.1"], ["0.7.1"], ["0.8.1"], ["0.9.0"], ["0.9.1"], ["0.9.2"], ["0.10.0"], ["0.10.1"]], "fillpattern": {"shape": ""}, "hovertemplate": "Benchmark Type=Scan other formats<br>benchmark=008 Scan and aggregate over Parquet file<br>Release Date=%{x}<br>Time Relative to Latest Version=%{y}<br>DuckDB Version=%{customdata[0]}<extra></extra>", "legendgroup": "Scan other formats", "line": {"color": "#F58518"}, "marker": {"symbol": "circle"}, "mode": "lines", "name": "Scan other formats", "orientation": "v", "showlegend": false, "stackgroup": "1", "type": "scatter", "x": ["2021-06-14T00:00:00", "2021-08-02T00:00:00", "2021-09-06T00:00:00", "2021-10-06T00:00:00", "2021-11-16T00:00:00", "2022-02-07T00:00:00", "2022-04-25T00:00:00", "2022-06-20T00:00:00", "2022-09-19T00:00:00", "2022-12-06T00:00:00", "2023-02-27T00:00:00", "2023-06-13T00:00:00", "2023-09-26T00:00:00", "2023-10-11T00:00:00", "2023-11-14T00:00:00", "2024-02-13T00:00:00", "2024-03-18T00:00:00"], "xaxis": "x", "y": [0.006177, 0.006037, 0.005513, 0.005475, 0.0008418, 0.0007045, 0.0006906, 0.000647, 0.000711, 0.0006747, 0.0006907, 0.000669, 0.0006334, 0.0006457, 0.0006482, 0.0006495, 0.0006567], "yaxis": "y"}, {"customdata": [["0.5.1"], ["0.6.1"], ["0.7.1"], ["0.8.1"], ["0.9.0"], ["0.9.1"], ["0.9.2"], ["0.10.0"], ["0.10.1"]], "fillpattern": {"shape": ""}, "hovertemplate": "Benchmark Type=Scan other formats<br>benchmark=010 Scan and aggregate over Arrow df<br>Release Date=%{x}<br>Time Relative to Latest Version=%{y}<br>DuckDB Version=%{customdata[0]}<extra></extra>", "legendgroup": "Scan other formats", "line": {"color": "#F58518"}, "marker": {"symbol": "circle"}, "mode": "lines", "name": "Scan other formats", "orientation": "v", "showlegend": false, "stackgroup": "1", "type": "scatter", "x": ["2022-09-19T00:00:00", "2022-12-06T00:00:00", "2023-02-27T00:00:00", "2023-06-13T00:00:00", "2023-09-26T00:00:00", "2023-10-11T00:00:00", "2023-11-14T00:00:00", "2024-02-13T00:00:00", "2024-03-18T00:00:00"], "xaxis": "x", "y": [0.0002308, 0.0002672, 0.0002749, 0.0002748, 0.0002276, 0.0002289, 0.000217, 0.0003343, 0.000222], "yaxis": "y"}, {"customdata": [["0.2.7"], ["0.2.8"], ["0.2.9"], ["0.3.0"], ["0.3.1"], ["0.3.2"], ["0.3.4"], ["0.4.0"], ["0.5.1"], ["0.6.1"], ["0.7.1"], ["0.8.1"], ["0.9.0"], ["0.9.1"], ["0.9.2"], ["0.10.0"], ["0.10.1"]], "fillpattern": {"shape": ""}, "hovertemplate": "Benchmark Type=Analysis - Group By<br>benchmark=000 Placeholder for charting<br>Release Date=%{x}<br>Time Relative to Latest Version=%{y}<br>DuckDB Version=%{customdata[0]}<extra></extra>", "legendgroup": "Analysis - Group By", "line": {"color": "#E45756"}, "marker": {"symbol": "circle"}, "mode": "lines", "name": "Analysis - Group By", "orientation": "v", "showlegend": true, "stackgroup": "1", "type": "scatter", "x": ["2021-06-14T00:00:00", "2021-08-02T00:00:00", "2021-09-06T00:00:00", "2021-10-06T00:00:00", "2021-11-16T00:00:00", "2022-02-07T00:00:00", "2022-04-25T00:00:00", "2022-06-20T00:00:00", "2022-09-19T00:00:00", "2022-12-06T00:00:00", "2023-02-27T00:00:00", "2023-06-13T00:00:00", "2023-09-26T00:00:00", "2023-10-11T00:00:00", "2023-11-14T00:00:00", "2024-02-13T00:00:00", "2024-03-18T00:00:00"], "xaxis": "x", "y": [0, 0, 0, 0, 0, 0, 0, 0, 0, 0, 0, 0, 0, 0, 0, 0, 0], "yaxis": "y"}, {"customdata": [["0.6.1"], ["0.7.1"], ["0.8.1"], ["0.9.0"], ["0.9.1"], ["0.9.2"], ["0.10.0"], ["0.10.1"]], "fillpattern": {"shape": ""}, "hovertemplate": "Benchmark Type=Analysis - Group By<br>benchmark=003 Convert to Enums<br>Release Date=%{x}<br>Time Relative to Latest Version=%{y}<br>DuckDB Version=%{customdata[0]}<extra></extra>", "legendgroup": "Analysis - Group By", "line": {"color": "#E45756"}, "marker": {"symbol": "circle"}, "mode": "lines", "name": "Analysis - Group By", "orientation": "v", "showlegend": false, "stackgroup": "1", "type": "scatter", "x": ["2022-12-06T00:00:00", "2023-02-27T00:00:00", "2023-06-13T00:00:00", "2023-09-26T00:00:00", "2023-10-11T00:00:00", "2023-11-14T00:00:00", "2024-02-13T00:00:00", "2024-03-18T00:00:00"], "xaxis": "x", "y": [0.05154, 0.04861, 0.0698, 0.07139, 0.07079, 0.07157, 0.05458, 0.05426], "yaxis": "y"}, {"customdata": [["0.2.7"], ["0.2.8"], ["0.2.9"], ["0.3.0"], ["0.3.1"], ["0.3.2"], ["0.3.4"], ["0.4.0"], ["0.5.1"], ["0.6.1"], ["0.7.1"], ["0.8.1"], ["0.9.0"], ["0.9.1"], ["0.9.2"], ["0.10.0"], ["0.10.1"]], "fillpattern": {"shape": ""}, "hovertemplate": "Benchmark Type=Analysis - Group By<br>benchmark=004 Group by queries<br>Release Date=%{x}<br>Time Relative to Latest Version=%{y}<br>DuckDB Version=%{customdata[0]}<extra></extra>", "legendgroup": "Analysis - Group By", "line": {"color": "#E45756"}, "marker": {"symbol": "circle"}, "mode": "lines", "name": "Analysis - Group By", "orientation": "v", "showlegend": false, "stackgroup": "1", "type": "scatter", "x": ["2021-06-14T00:00:00", "2021-08-02T00:00:00", "2021-09-06T00:00:00", "2021-10-06T00:00:00", "2021-11-16T00:00:00", "2022-02-07T00:00:00", "2022-04-25T00:00:00", "2022-06-20T00:00:00", "2022-09-19T00:00:00", "2022-12-06T00:00:00", "2023-02-27T00:00:00", "2023-06-13T00:00:00", "2023-09-26T00:00:00", "2023-10-11T00:00:00", "2023-11-14T00:00:00", "2024-02-13T00:00:00", "2024-03-18T00:00:00"], "xaxis": "x", "y": [1.833, 1.461, 1.29, 1.285, 0.4827, 0.4866, 0.5471, 0.436, 0.3179, 0.1013, 0.09754, 0.0835, 0.08207, 0.08085, 0.08039, 0.07476, 0.07453], "yaxis": "y"}, {"customdata": [["0.2.7"], ["0.2.8"], ["0.2.9"], ["0.3.0"], ["0.3.1"], ["0.3.2"], ["0.3.4"], ["0.4.0"], ["0.5.1"], ["0.6.1"], ["0.7.1"], ["0.8.1"], ["0.9.0"], ["0.9.1"], ["0.9.2"], ["0.10.0"], ["0.10.1"]], "fillpattern": {"shape": ""}, "hovertemplate": "Benchmark Type=Analysis - Join<br>benchmark=000 Placeholder for charting<br>Release Date=%{x}<br>Time Relative to Latest Version=%{y}<br>DuckDB Version=%{customdata[0]}<extra></extra>", "legendgroup": "Analysis - Join", "line": {"color": "#72B7B2"}, "marker": {"symbol": "circle"}, "mode": "lines", "name": "Analysis - Join", "orientation": "v", "showlegend": true, "stackgroup": "1", "type": "scatter", "x": ["2021-06-14T00:00:00", "2021-08-02T00:00:00", "2021-09-06T00:00:00", "2021-10-06T00:00:00", "2021-11-16T00:00:00", "2022-02-07T00:00:00", "2022-04-25T00:00:00", "2022-06-20T00:00:00", "2022-09-19T00:00:00", "2022-12-06T00:00:00", "2023-02-27T00:00:00", "2023-06-13T00:00:00", "2023-09-26T00:00:00", "2023-10-11T00:00:00", "2023-11-14T00:00:00", "2024-02-13T00:00:00", "2024-03-18T00:00:00"], "xaxis": "x", "y": [0, 0, 0, 0, 0, 0, 0, 0, 0, 0, 0, 0, 0, 0, 0, 0, 0], "yaxis": "y"}, {"customdata": [["0.6.1"], ["0.7.1"], ["0.8.1"], ["0.9.0"], ["0.9.1"], ["0.9.2"], ["0.10.0"], ["0.10.1"]], "fillpattern": {"shape": ""}, "hovertemplate": "Benchmark Type=Analysis - Join<br>benchmark=012 Convert to Enums for joins<br>Release Date=%{x}<br>Time Relative to Latest Version=%{y}<br>DuckDB Version=%{customdata[0]}<extra></extra>", "legendgroup": "Analysis - Join", "line": {"color": "#72B7B2"}, "marker": {"symbol": "circle"}, "mode": "lines", "name": "Analysis - Join", "orientation": "v", "showlegend": false, "stackgroup": "1", "type": "scatter", "x": ["2022-12-06T00:00:00", "2023-02-27T00:00:00", "2023-06-13T00:00:00", "2023-09-26T00:00:00", "2023-10-11T00:00:00", "2023-11-14T00:00:00", "2024-02-13T00:00:00", "2024-03-18T00:00:00"], "xaxis": "x", "y": [0.1304, 0.1085, 0.189, 0.1899, 0.1844, 0.1961, 0.1329, 0.1319], "yaxis": "y"}, {"customdata": [["0.2.7"], ["0.2.8"], ["0.2.9"], ["0.3.0"], ["0.3.1"], ["0.3.2"], ["0.3.4"], ["0.4.0"], ["0.5.1"], ["0.6.1"], ["0.7.1"], ["0.8.1"], ["0.9.0"], ["0.9.1"], ["0.9.2"], ["0.10.0"], ["0.10.1"]], "fillpattern": {"shape": ""}, "hovertemplate": "Benchmark Type=Analysis - Join<br>benchmark=013 Join queries<br>Release Date=%{x}<br>Time Relative to Latest Version=%{y}<br>DuckDB Version=%{customdata[0]}<extra></extra>", "legendgroup": "Analysis - Join", "line": {"color": "#72B7B2"}, "marker": {"symbol": "circle"}, "mode": "lines", "name": "Analysis - Join", "orientation": "v", "showlegend": false, "stackgroup": "1", "type": "scatter", "x": ["2021-06-14T00:00:00", "2021-08-02T00:00:00", "2021-09-06T00:00:00", "2021-10-06T00:00:00", "2021-11-16T00:00:00", "2022-02-07T00:00:00", "2022-04-25T00:00:00", "2022-06-20T00:00:00", "2022-09-19T00:00:00", "2022-12-06T00:00:00", "2023-02-27T00:00:00", "2023-06-13T00:00:00", "2023-09-26T00:00:00", "2023-10-11T00:00:00", "2023-11-14T00:00:00", "2024-02-13T00:00:00", "2024-03-18T00:00:00"], "xaxis": "x", "y": [1.433, 1.319, 1.44, 1.432, 1.399, 1.48, 2.185, 2.398, 2.227, 0.3548, 0.2114, 0.2736, 0.2656, 0.2636, 0.2667, 0.2003, 0.1995], "yaxis": "y"}, {"customdata": [["0.2.7"], ["0.2.8"], ["0.2.9"], ["0.3.0"], ["0.3.1"], ["0.3.2"], ["0.3.4"], ["0.4.0"], ["0.5.1"], ["0.6.1"], ["0.7.1"], ["0.8.1"], ["0.9.0"], ["0.9.1"], ["0.9.2"], ["0.10.0"], ["0.10.1"]], "fillpattern": {"shape": ""}, "hovertemplate": "Benchmark Type=Export<br>benchmark=000 Placeholder for charting<br>Release Date=%{x}<br>Time Relative to Latest Version=%{y}<br>DuckDB Version=%{customdata[0]}<extra></extra>", "legendgroup": "Export", "line": {"color": "#EECA3B"}, "marker": {"symbol": "circle"}, "mode": "lines", "name": "Export", "orientation": "v", "showlegend": true, "stackgroup": "1", "type": "scatter", "x": ["2021-06-14T00:00:00", "2021-08-02T00:00:00", "2021-09-06T00:00:00", "2021-10-06T00:00:00", "2021-11-16T00:00:00", "2022-02-07T00:00:00", "2022-04-25T00:00:00", "2022-06-20T00:00:00", "2022-09-19T00:00:00", "2022-12-06T00:00:00", "2023-02-27T00:00:00", "2023-06-13T00:00:00", "2023-09-26T00:00:00", "2023-10-11T00:00:00", "2023-11-14T00:00:00", "2024-02-13T00:00:00", "2024-03-18T00:00:00"], "xaxis": "x", "y": [0, 0, 0, 0, 0, 0, 0, 0, 0, 0, 0, 0, 0, 0, 0, 0, 0], "yaxis": "y"}, {"customdata": [["0.2.7"], ["0.2.8"], ["0.2.9"], ["0.3.0"], ["0.3.1"], ["0.3.2"], ["0.3.4"], ["0.4.0"]], "fillpattern": {"shape": ""}, "hovertemplate": "Benchmark Type=Export<br>benchmark=005 Export group by results to Pandas<br>Release Date=%{x}<br>Time Relative to Latest Version=%{y}<br>DuckDB Version=%{customdata[0]}<extra></extra>", "legendgroup": "Export", "line": {"color": "#EECA3B"}, "marker": {"symbol": "circle"}, "mode": "lines", "name": "Export", "orientation": "v", "showlegend": false, "stackgroup": "1", "type": "scatter", "x": ["2021-06-14T00:00:00", "2021-08-02T00:00:00", "2021-09-06T00:00:00", "2021-10-06T00:00:00", "2021-11-16T00:00:00", "2022-02-07T00:00:00", "2022-04-25T00:00:00", "2022-06-20T00:00:00"], "xaxis": "x", "y": [0.09534, 0.08393, 0.07598, 0.07648, 0.07802, 0.07799, 0.07483, 0.07395], "yaxis": "y"}, {"customdata": [["0.2.7"], ["0.2.8"], ["0.2.9"], ["0.3.0"], ["0.3.1"], ["0.3.2"], ["0.3.4"], ["0.4.0"], ["0.5.1"], ["0.6.1"], ["0.7.1"], ["0.8.1"], ["0.9.0"], ["0.9.1"], ["0.9.2"], ["0.10.0"], ["0.10.1"]], "fillpattern": {"shape": ""}, "hovertemplate": "Benchmark Type=Export<br>benchmark=007 Export group by results to Parquet<br>Release Date=%{x}<br>Time Relative to Latest Version=%{y}<br>DuckDB Version=%{customdata[0]}<extra></extra>", "legendgroup": "Export", "line": {"color": "#EECA3B"}, "marker": {"symbol": "circle"}, "mode": "lines", "name": "Export", "orientation": "v", "showlegend": false, "stackgroup": "1", "type": "scatter", "x": ["2021-06-14T00:00:00", "2021-08-02T00:00:00", "2021-09-06T00:00:00", "2021-10-06T00:00:00", "2021-11-16T00:00:00", "2022-02-07T00:00:00", "2022-04-25T00:00:00", "2022-06-20T00:00:00", "2022-09-19T00:00:00", "2022-12-06T00:00:00", "2023-02-27T00:00:00", "2023-06-13T00:00:00", "2023-09-26T00:00:00", "2023-10-11T00:00:00", "2023-11-14T00:00:00", "2024-02-13T00:00:00", "2024-03-18T00:00:00"], "xaxis": "x", "y": [0.1139, 0.1128, 0.1162, 0.1153, 0.1158, 0.1923, 0.1869, 0.1863, 0.2696, 0.2327, 0.2484, 0.09154, 0.09126, 0.09203, 0.09258, 0.09099, 0.08966], "yaxis": "y"}, {"customdata": [["0.5.1"], ["0.6.1"], ["0.7.1"], ["0.8.1"], ["0.9.0"], ["0.9.1"], ["0.9.2"], ["0.10.0"], ["0.10.1"]], "fillpattern": {"shape": ""}, "hovertemplate": "Benchmark Type=Export<br>benchmark=009 Export group by results to Arrow<br>Release Date=%{x}<br>Time Relative to Latest Version=%{y}<br>DuckDB Version=%{customdata[0]}<extra></extra>", "legendgroup": "Export", "line": {"color": "#EECA3B"}, "marker": {"symbol": "circle"}, "mode": "lines", "name": "Export", "orientation": "v", "showlegend": false, "stackgroup": "1", "type": "scatter", "x": ["2022-09-19T00:00:00", "2022-12-06T00:00:00", "2023-02-27T00:00:00", "2023-06-13T00:00:00", "2023-09-26T00:00:00", "2023-10-11T00:00:00", "2023-11-14T00:00:00", "2024-02-13T00:00:00", "2024-03-18T00:00:00"], "xaxis": "x", "y": [0.02344, 0.01713, 0.01748, 0.01844, 0.01826, 0.01867, 0.01842, 0.02242, 0.02251], "yaxis": "y"}, {"customdata": [["0.2.7"], ["0.2.8"], ["0.2.9"], ["0.3.0"], ["0.3.1"], ["0.3.2"], ["0.3.4"], ["0.4.0"]], "fillpattern": {"shape": ""}, "hovertemplate": "Benchmark Type=Export<br>benchmark=014 Export join results to Pandas<br>Release Date=%{x}<br>Time Relative to Latest Version=%{y}<br>DuckDB Version=%{customdata[0]}<extra></extra>", "legendgroup": "Export", "line": {"color": "#EECA3B"}, "marker": {"symbol": "circle"}, "mode": "lines", "name": "Export", "orientation": "v", "showlegend": false, "stackgroup": "1", "type": "scatter", "x": ["2021-06-14T00:00:00", "2021-08-02T00:00:00", "2021-09-06T00:00:00", "2021-10-06T00:00:00", "2021-11-16T00:00:00", "2022-02-07T00:00:00", "2022-04-25T00:00:00", "2022-06-20T00:00:00"], "xaxis": "x", "y": [1.978, 1.843, 1.525, 1.539, 1.56, 2.101, 1.599, 1.68], "yaxis": "y"}, {"customdata": [["0.5.1"], ["0.6.1"], ["0.7.1"], ["0.8.1"], ["0.9.0"], ["0.9.1"], ["0.9.2"], ["0.10.0"], ["0.10.1"]], "fillpattern": {"shape": ""}, "hovertemplate": "Benchmark Type=Export<br>benchmark=015 Export join results to Arrow<br>Release Date=%{x}<br>Time Relative to Latest Version=%{y}<br>DuckDB Version=%{customdata[0]}<extra></extra>", "legendgroup": "Export", "line": {"color": "#EECA3B"}, "marker": {"symbol": "circle"}, "mode": "lines", "name": "Export", "orientation": "v", "showlegend": false, "stackgroup": "1", "type": "scatter", "x": ["2022-09-19T00:00:00", "2022-12-06T00:00:00", "2023-02-27T00:00:00", "2023-06-13T00:00:00", "2023-09-26T00:00:00", "2023-10-11T00:00:00", "2023-11-14T00:00:00", "2024-02-13T00:00:00", "2024-03-18T00:00:00"], "xaxis": "x", "y": [0.1939, 0.1074, 0.107, 0.1111, 0.1138, 0.1134, 0.1113, 0.1419, 0.1395], "yaxis": "y"}], "layout": {"legend": {"title": {"text": "Benchmark Type"}, "tracegroupgap": 0}, "margin": {"t": 60}, "xaxis": {"anchor": "y", "domain": [0, 1], "title": {"text": "Release Date"}}, "yaxis": {"anchor": "x", "domain": [0, 1], "title": {"text": "Time Relative to Latest Version"}}}}
